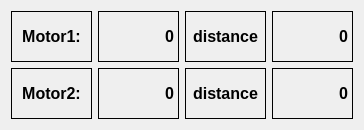
                <widget class="QWidget" name="tab_5">
                 <attribute name="title">
                  <string>Motor Position</string>
                 </attribute>
                 <layout class="QGridLayout" name="gridLayout_12">
                  <item row="0" column="0">
                   <widget class="QLabel" name="label_8">
                    <property name="sizePolicy">
                     <sizepolicy hsizetype="Preferred" vsizetype="Fixed">
                      <horstretch>0</horstretch>
                      <verstretch>1</verstretch>
                     </sizepolicy>
                    </property>
                    <property name="minimumSize">
                     <size>
                      <width>81</width>
                      <height>51</height>
                     </size>
                    </property>
                    <property name="font">
                     <font>
                      <pointsize>12</pointsize>
                      <weight>75</weight>
                      <bold>true</bold>
                     </font>
                    </property>
                    <property name="frameShape">
                     <enum>QFrame::Box</enum>
                    </property>
                    <property name="text">
                     <string>Motor1:</string>
                    </property>
                    <property name="alignment">
                     <set>Qt::AlignCenter</set>
                    </property>
                   </widget>
                  </item>
                  <item row="0" column="1">
                   <widget class="QLabel" name="label_position_Motor2">
                    <property name="sizePolicy">
                     <sizepolicy hsizetype="Preferred" vsizetype="Fixed">
                      <horstretch>0</horstretch>
                      <verstretch>0</verstretch>
                     </sizepolicy>
                    </property>
                    <property name="minimumSize">
                     <size>
                      <width>81</width>
                      <height>51</height>
                     </size>
                    </property>
                    <property name="font">
                     <font>
                      <pointsize>12</pointsize>
                      <weight>75</weight>
                      <bold>true</bold>
                     </font>
                    </property>
                    <property name="frameShape">
                     <enum>QFrame::Box</enum>
                    </property>
                    <property name="text">
                     <string>0</string>
                    </property>
                    <property name="scaledContents">
                     <bool>false</bool>
                    </property>
                    <property name="alignment">
                     <set>Qt::AlignRight|Qt::AlignTrailing|Qt::AlignVCenter</set>
                    </property>
                    <property name="margin">
                     <number>0</number>
                    </property>
                   </widget>
                  </item>
                  <item row="0" column="2">
                   <widget class="QLabel" name="label_11">
                    <property name="sizePolicy">
                     <sizepolicy hsizetype="Preferred" vsizetype="Fixed">
                      <horstretch>0</horstretch>
                      <verstretch>0</verstretch>
                     </sizepolicy>
                    </property>
                    <property name="minimumSize">
                     <size>
                      <width>81</width>
                      <height>51</height>
                     </size>
                    </property>
                    <property name="font">
                     <font>
                      <pointsize>12</pointsize>
                      <weight>75</weight>
                      <bold>true</bold>
                     </font>
                    </property>
                    <property name="frameShape">
                     <enum>QFrame::Box</enum>
                    </property>
                    <property name="text">
                     <string>distance</string>
                    </property>
                    <property name="alignment">
                     <set>Qt::AlignCenter</set>
                    </property>
                   </widget>
                  </item>
                  <item row="0" column="3">
                   <widget class="QLabel" name="label_distance_Motor1">
                    <property name="sizePolicy">
                     <sizepolicy hsizetype="Preferred" vsizetype="Fixed">
                      <horstretch>0</horstretch>
                      <verstretch>0</verstretch>
                     </sizepolicy>
                    </property>
                    <property name="minimumSize">
                     <size>
                      <width>81</width>
                      <height>51</height>
                     </size>
                    </property>
                    <property name="font">
                     <font>
                      <pointsize>12</pointsize>
                      <weight>75</weight>
                      <bold>true</bold>
                     </font>
                    </property>
                    <property name="frameShape">
                     <enum>QFrame::Box</enum>
                    </property>
                    <property name="text">
                     <string>0</string>
                    </property>
                    <property name="alignment">
                     <set>Qt::AlignRight|Qt::AlignTrailing|Qt::AlignVCenter</set>
                    </property>
                   </widget>
                  </item>
                  <item row="1" column="0">
                   <widget class="QLabel" name="label_9">
                    <property name="sizePolicy">
                     <sizepolicy hsizetype="Preferred" vsizetype="Fixed">
                      <horstretch>0</horstretch>
                      <verstretch>1</verstretch>
                     </sizepolicy>
                    </property>
                    <property name="minimumSize">
                     <size>
                      <width>81</width>
                      <height>51</height>
                     </size>
                    </property>
                    <property name="font">
                     <font>
                      <pointsize>12</pointsize>
                      <weight>75</weight>
                      <bold>true</bold>
                     </font>
                    </property>
                    <property name="frameShape">
                     <enum>QFrame::Box</enum>
                    </property>
                    <property name="text">
                     <string>Motor2:</string>
                    </property>
                    <property name="alignment">
                     <set>Qt::AlignCenter</set>
                    </property>
                   </widget>
                  </item>
                  <item row="1" column="1">
                   <widget class="QLabel" name="label_position_Motor1">
                    <property name="sizePolicy">
                     <sizepolicy hsizetype="Preferred" vsizetype="Fixed">
                      <horstretch>0</horstretch>
                      <verstretch>0</verstretch>
                     </sizepolicy>
                    </property>
                    <property name="minimumSize">
                     <size>
                      <width>81</width>
                      <height>51</height>
                     </size>
                    </property>
                    <property name="font">
                     <font>
                      <pointsize>12</pointsize>
                      <weight>75</weight>
                      <bold>true</bold>
                     </font>
                    </property>
                    <property name="frameShape">
                     <enum>QFrame::Box</enum>
                    </property>
                    <property name="text">
                     <string>0</string>
                    </property>
                    <property name="alignment">
                     <set>Qt::AlignRight|Qt::AlignTrailing|Qt::AlignVCenter</set>
                    </property>
                   </widget>
                  </item>
                  <item row="1" column="2">
                   <widget class="QLabel" name="label_12">
                    <property name="sizePolicy">
                     <sizepolicy hsizetype="Preferred" vsizetype="Fixed">
                      <horstretch>0</horstretch>
                      <verstretch>0</verstretch>
                     </sizepolicy>
                    </property>
                    <property name="minimumSize">
                     <size>
                      <width>81</width>
                      <height>51</height>
                     </size>
                    </property>
                    <property name="font">
                     <font>
                      <pointsize>12</pointsize>
                      <weight>75</weight>
                      <bold>true</bold>
                     </font>
                    </property>
                    <property name="frameShape">
                     <enum>QFrame::Box</enum>
                    </property>
                    <property name="text">
                     <string>distance</string>
                    </property>
                    <property name="alignment">
                     <set>Qt::AlignCenter</set>
                    </property>
                   </widget>
                  </item>
                  <item row="1" column="3">
                   <widget class="QLabel" name="label_distance_Motor2">
                    <property name="sizePolicy">
                     <sizepolicy hsizetype="Preferred" vsizetype="Fixed">
                      <horstretch>0</horstretch>
                      <verstretch>0</verstretch>
                     </sizepolicy>
                    </property>
                    <property name="minimumSize">
                     <size>
                      <width>81</width>
                      <height>51</height>
                     </size>
                    </property>
                    <property name="font">
                     <font>
                      <pointsize>12</pointsize>
                      <weight>75</weight>
                      <bold>true</bold>
                     </font>
                    </property>
                    <property name="frameShape">
                     <enum>QFrame::Box</enum>
                    </property>
                    <property name="text">
                     <string>0</string>
                    </property>
                    <property name="alignment">
                     <set>Qt::AlignRight|Qt::AlignTrailing|Qt::AlignVCenter</set>
                    </property>
                   </widget>
                  </item>
                 </layout>
                </widget>
